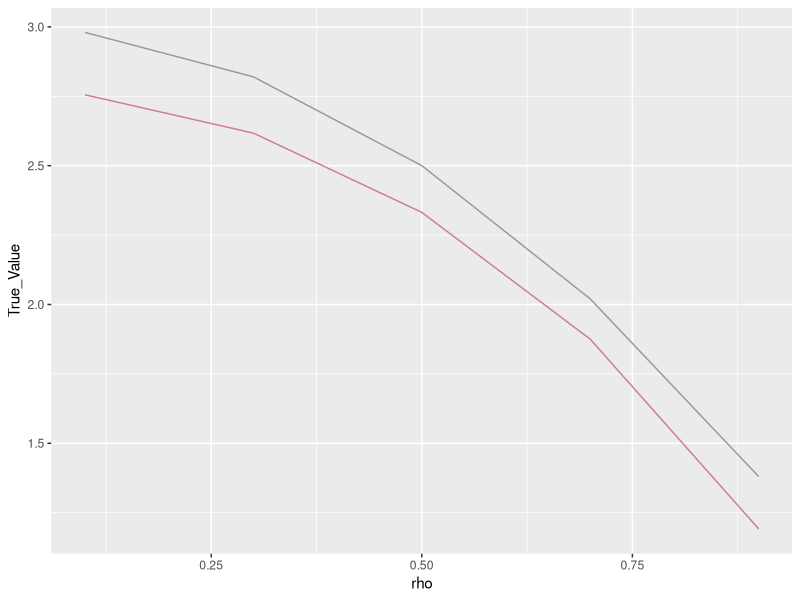

The R script that drew this image: (Note: this script raises an error after producing the figure.)
### In this document, I'll present some results from the large sample illustration
### of exploration1, where we used lm to estimate \hat{y}

library("ggplot2")

setwd("~/Working/Ning/Giles_Project_1/Code/Lu_Implementation/12-08/")

explor1_rho1 = data.matrix(read.csv("./var_explore_1_rf_large_rho1.csv"))[,-c(1,6)]
explor1_rho3 = data.matrix(read.csv("./var_explore_1_rf_large_rho3.csv"))[,-c(1,6)]
explor1_rho5 = data.matrix(read.csv("./var_explore_1_rf_large_rho5.csv"))[,-c(1,6)]
explor1_rho7 = data.matrix(read.csv("./var_explore_1_rf_large_rho7.csv"))[,-c(1,6)]
explor1_rho9 = data.matrix(read.csv("./var_explore_1_rf_large_rho9.csv"))[,-c(1,6)]

bias_estimation <- rbind(colMeans(explor1_rho1), colMeans(explor1_rho3),
                         colMeans(explor1_rho5), colMeans(explor1_rho7),
                         colMeans(explor1_rho9))
bias_estimation <- cbind(bias_estimation, rowSums(bias_estimation) - 2*bias_estimation[,3])
bias_estimation <- cbind(bias_estimation, 3-2*(seq(1,9,2)/10)^2, (seq(1,9,2)/10))
bias_estimation <- data.frame(bias_estimation)
colnames(bias_estimation) <- c("First_Term", "Second_Term", "Third_Term",
                               "Forth_Term", "Estimate", "True_Value", "rho")

estimation_plot = ggplot(data = bias_estimation, aes(x = rho))   +
  geom_line(aes(x = rho, y = Second_Term), color = "#D16103") +
  geom_line(aes(x = rho, y = Third_Term), color = "#52854C")  + 
  geom_line(aes(x = rho, y = Forth_Term), color = "#4E84C4")  +
  geom_line(aes(x = rho, y = True_Value), color = "#999999") 

estimation_plot = ggplot(data = bias_estimation, aes(x = rho)) + 
  geom_line(aes(x = rho, y = True_Value), color = "#999999") +
  geom_line(aes(x = rho, y = Estimate), color = "#CC79A7")


################################################################################
################################################################################
################################################################################
t_95 = qt(.975, 2000-1)

estimate_fun <- function(mat){
  return(rowSums(mat) - 2*mat[,3])
}

eif_mean = 3-2*seq(from =.1, to = .9, by = .2)^2

var_explor1_rho1 = data.matrix(read.csv("./var_explore_1_rf_large_rho1.csv"))[, 6]
var_explor1_rho3 = data.matrix(read.csv("./var_explore_1_rf_large_rho3.csv"))[, 6]
var_explor1_rho5 = data.matrix(read.csv("./var_explore_1_rf_large_rho5.csv"))[, 6]
var_explor1_rho7 = data.matrix(read.csv("./var_explore_1_rf_large_rho7.csv"))[, 6]
var_explor1_rho9 = data.matrix(read.csv("./var_explore_1_rf_large_rho9.csv"))[, 6]

coverage_mat <- cbind(var_explor1_rho1, var_explor1_rho3, var_explor1_rho5, 
                      var_explor1_rho7, var_explor1_rho9)
estimate_mat <- cbind(estimate_fun(explor2_rho1), estimate_fun(explor2_rho3),
                           estimate_fun(explor2_rho5), estimate_fun(explor2_rho7),
                           estimate_fun(explor2_rho9))
SE_vec <- sqrt(colMeans(coverage_mat)/1999)

coverage <- c()

for(i in 1:5){
  eif_Lower = eif_mean[i] - t_95*SE_vec[i]
  eif_Upper = eif_mean[i] + t_95*SE_vec[i]
  eif_covered =  mean(estimate_mat[,i]<= eif_Upper&estimate_mat[,i]>=eif_Lower)
  coverage[i]  = eif_covered
}


coverage


bias_estimation <- cbind(bias_estimation, coverage)

coverage_plot = ggplot(data = bias_estimation, aes(x = rho)) + 
  geom_line(aes(x = rho, y = coverage), color = "#4E84C4") +
  geom_hline(yintercept = 0.95, linetype = "dashed", color = "red") + ylim(0,1)

